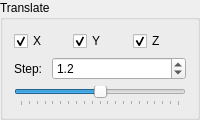
                <widget class="QGroupBox" name="groupBox_4">
                 <property name="title">
                  <string>Translate</string>
                 </property>
                 <layout class="QVBoxLayout" name="verticalLayout_10">
                  <item>
                   <layout class="QHBoxLayout" name="horizontalLayout_8">
                    <item>
                     <widget class="QCheckBox" name="transX_chkBox">
                      <property name="text">
                       <string>X</string>
                      </property>
                      <property name="checked">
                       <bool>true</bool>
                      </property>
                     </widget>
                    </item>
                    <item>
                     <widget class="QCheckBox" name="transY_chkBox">
                      <property name="text">
                       <string>Y</string>
                      </property>
                      <property name="checked">
                       <bool>true</bool>
                      </property>
                     </widget>
                    </item>
                    <item>
                     <widget class="QCheckBox" name="transZ_chkBox">
                      <property name="text">
                       <string>Z</string>
                      </property>
                      <property name="checked">
                       <bool>true</bool>
                      </property>
                     </widget>
                    </item>
                   </layout>
                  </item>
                  <item>
                   <layout class="QHBoxLayout" name="horizontalLayout_10">
                    <item>
                     <widget class="QLabel" name="label_resizeStep_2">
                      <property name="sizePolicy">
                       <sizepolicy hsizetype="Fixed" vsizetype="Preferred">
                        <horstretch>0</horstretch>
                        <verstretch>0</verstretch>
                       </sizepolicy>
                      </property>
                      <property name="text">
                       <string>Step: </string>
                      </property>
                     </widget>
                    </item>
                    <item>
                     <widget class="QDoubleSpinBox" name="sizeStepSpinBox_2">
                      <property name="decimals">
                       <number>1</number>
                      </property>
                      <property name="singleStep">
                       <double>0.200000000000000</double>
                      </property>
                      <property name="value">
                       <double>1.200000000000000</double>
                      </property>
                     </widget>
                    </item>
                   </layout>
                  </item>
                  <item>
                   <widget class="QSlider" name="resizeSlider_2">
                    <property name="minimum">
                     <number>-10</number>
                    </property>
                    <property name="maximum">
                     <number>10</number>
                    </property>
                    <property name="tracking">
                     <bool>true</bool>
                    </property>
                    <property name="orientation">
                     <enum>Qt::Horizontal</enum>
                    </property>
                    <property name="invertedAppearance">
                     <bool>false</bool>
                    </property>
                    <property name="invertedControls">
                     <bool>false</bool>
                    </property>
                    <property name="tickPosition">
                     <enum>QSlider::TicksBelow</enum>
                    </property>
                   </widget>
                  </item>
                 </layout>
                </widget>
